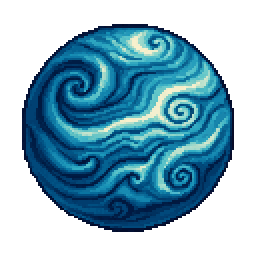
#> input picture frontend/dist/bg/planet.png, 128 x 128 px (shown 2 times larger)
$ python -i gen-decor.py   (imports and definitions only)
#> lines starting #> are read from the running program, lines starting #| are printed output that depends on the picture; after the words box and inside, x2 and y2 are one past the last pixel; in counts of white or black regions, pixels touching at a corner belong together
#> further down, picture is the input picture: PIL image 128x128 RGBA; mean R, G, B, A 16.6, 57.3, 75.6, 136.2
# ── Cosmic Realm decor generator (Phase 11: world enrichment) ────────────────
# Builds a reusable library of small/medium decorative sprites + per-zone
# placement manifests. Purely ADDITIVE: existing background layers are never
# touched — the renderer draws these as extra world-anchored parallax sprites.
#
# Library (frontend/public/bg/decor/*.png):
#   - ~100 procedurally painted pixel-art sprites (original, in-house):
#     satellites, metal debris, hull fragments, pipes, pylons, platforms,
#     machinery, containers, drones, nav beacons, ruins, gate fragments,
#     monolith shards, dead engines, comm dishes, crystals, biomech pods
#   - FX sprites baked white/grayscale, tinted per zone at runtime:
#     nebula puffs (NASA-derived), glow dots, anomaly rings, rifts, embers,
#     star shimmer patches
#   - Kenney "Space Shooter Redux" (CC0) UFOs/wings/engines reworked to the
#     game style (abandoned satellites + floating metal debris)
#
# Manifests (frontend/public/bg/<zone>/decor_<zone>.json):
#   Story clusters per zone theme (mining outposts, battlefields, ruins,
#   crystal fields, bio nests, anomalies, energy farms, graveyards, comm
#   posts) + scattered singles + ambient FX. Randomized rotation, scale,
#   tint, alpha, parallax band and animation (spin/pulse/blink/drift).
#
# Usage: py scripts/gen-decor.py [zone ...]
import json, math, os, random, sys
import numpy as np
from PIL import Image, ImageDraw, ImageFilter

ROOT = os.path.dirname(os.path.dirname(os.path.abspath(__file__)))
BG = os.path.join(ROOT, "frontend", "public", "bg")
DECOR = os.path.join(BG, "decor")
CACHE = os.path.join(ROOT, "scripts", "nasa_cache")
KPARTS = os.path.join(ROOT, "scripts", "asset_src", "kenney_parts")
# [1 line not run here, left out]

STEEL = np.array([96, 102, 118], dtype=np.float32)    # neutral hull tone (dark, cool)
STEEL_D = np.array([56, 60, 72], dtype=np.float32)

def hex_rgb(h):
    h = h.lstrip("#")
    return np.array([int(h[0:2], 16), int(h[2:4], 16), int(h[4:6], 16)], dtype=np.float32)

def tup(c, mul=1.0):
    return tuple(int(min(255, v * mul)) for v in c)

# ── shared finishing: shade, rim light, emissive glow, outline, pixelate ────
def finish(im, em=None, glow="#ffd27a", pixel=2, outline=True, extrude=3, squash=0.82):
    # 2.5D thickness: stack darkened copies of the silhouette below the body —
    # the object reads as a slab under the game's tilted camera instead of a
    # flat paper cutout.
#> called with glow = '#ffd27a', pixel = 2, outline = True, extrude = 3, squash = 0.82
    if extrude > 0:
        src = np.asarray(im).astype(np.float32)
        side = src.copy()
        side[..., :3] *= 0.34
        side_im = Image.fromarray(side.astype(np.uint8), "RGBA")
        stack = Image.new("RGBA", (im.width, im.height + extrude), (0, 0, 0, 0))
#> stack: PIL image 128x131 RGBA; every value is 0
        for k in range(extrude, 0, -1):
            stack.alpha_composite(side_im, (0, k))
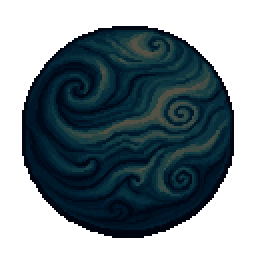
#> stack: PIL image 128x131 RGBA (shown 2 times larger); mean R, G, B, A 5.3, 18.8, 25.1, 136.4; transparent parts drawn white
        stack.alpha_composite(im, (0, 0))
        im = stack
        if em is not None:
            em2 = Image.new("L", (im.width, im.height), 0)
            em2.paste(em, (0, 0))
            em = em2
    arr = np.asarray(im).astype(np.float32)
    h, w = arr.shape[:2]
#> h = 131; w = 128
    yi, xi = np.mgrid[0:h, 0:w]
    y, x = yi.astype(np.float32), xi.astype(np.float32)
    op = arr[..., 3] > 40
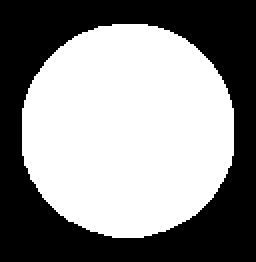
#> op: shape (131, 128) bool (shown 2 times larger); 54.1% white; 1 black region, box (x1, y1, x2, y2) and area: (0, 0, 128, 131) 7696
    # top-left key light with surface noise, quantized into value bands with
    # a 2x2 ordered dither. Range tuned dark — decor sits BEHIND gameplay.
    shade = 1.06 - ((x + y * 1.5) / (w + h * 1.5)) * 0.72
    shade += np.random.uniform(-0.055, 0.055, (h, w)).astype(np.float32)
    bayer = np.array([[0.0, 0.5], [0.75, 0.25]], dtype=np.float32)
    dth = bayer[yi % 2, xi % 2]
    q = np.floor(np.clip(shade, 0.24, 1.02) * 5 + dth) / 5
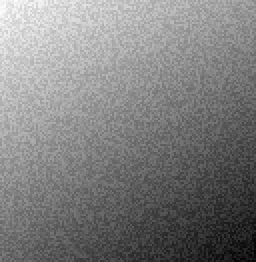
#> shade: shape (131, 128) float32 (shown 2 times larger); min 0.306, max 1.1, mean 0.702; drawn with min black and max white
    arr[..., :3] = np.clip(arr[..., :3] * q[..., None] * 0.92, 0, 255)
    # inner ambient occlusion: darken the 1px band along bottom/right edges
    ao = np.zeros_like(op)
    ao[:-1, :-1] = op[:-1, :-1] & (~op[1:, :-1] | ~op[:-1, 1:])
#> ao: shape (131, 128) bool; 1.1% white in thin lines or dots, all inside (x1, y1, x2, y2) = (11, 12, 117, 119)
    arr[..., :3][ao] = arr[..., :3][ao] * 0.5
#> arr: shape (131, 128, 4) float32; mean R, G, B, A 10.4, 35.5, 46.7, 138
    # rim light along top/left silhouette — dimmed, space is dark
    rim = np.zeros_like(op)
    rim[1:, 1:] = op[1:, 1:] & (~op[:-1, 1:] | ~op[1:, :-1])
    arr[..., :3][rim] = np.clip(arr[..., :3][rim] * 1.45 + 16, 0, 178)
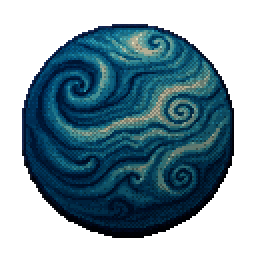
#> arr: shape (131, 128, 4) float32 (shown 2 times larger); mean R, G, B, A 10.5, 35.7, 47, 138; transparent parts drawn white
    im = Image.fromarray(arr.astype(np.uint8), "RGBA")
    if em is not None:
        lum = np.asarray(em, dtype=np.float32) / 255
        halo = np.asarray(em.filter(ImageFilter.GaussianBlur(4)), dtype=np.float32) / 255
        g = np.maximum(lum, halo * 0.6)
        col = hex_rgb(glow)
        white = np.array([255, 255, 255], dtype=np.float32)
        core = np.clip(lum * 1.8 - 0.4, 0, 1)[..., None]
        grgb = col[None, None] * (1 - core * 0.7) + white[None, None] * core * 0.7
        glay = Image.fromarray(np.concatenate([grgb, (g * 0.85)[..., None] * 255], axis=2).astype(np.uint8), "RGBA")
        base = glay.copy()
        base.alpha_composite(im)
        core_l = Image.fromarray(np.concatenate([grgb, (lum * 0.95)[..., None] * 255], axis=2).astype(np.uint8), "RGBA")
        base.alpha_composite(core_l)
        im = base
    a = np.asarray(im).copy()
    if outline:
        solid = a[..., 3] > 90
        er = np.zeros_like(solid)
        er[1:-1, 1:-1] = (~solid[1:-1, 1:-1]) & (solid[:-2, 1:-1] | solid[2:, 1:-1] | solid[1:-1, :-2] | solid[1:-1, 2:])
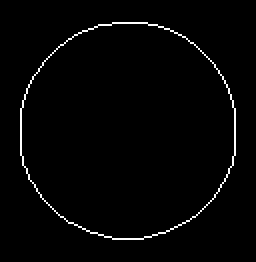
#> er: shape (131, 128) bool (shown 2 times larger); 1.8% white in thin lines or dots, all inside (x1, y1, x2, y2) = (10, 11, 118, 120)
        a[er] = [8, 7, 7, 255]
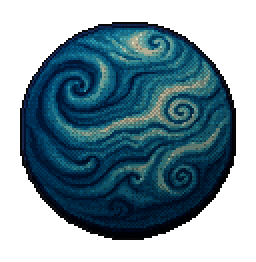
#> a: shape (131, 128, 4) (shown 2 times larger); mean R, G, B, A 10.4, 35.6, 46.8, 142.6; transparent parts drawn white
    out = Image.fromarray(a, "RGBA")
    # tilt foreshortening: compress screen-Y like the game's 2.5D camera
    if squash != 1:
        out = out.resize((out.width, max(2, int(out.height * squash))), Image.NEAREST)
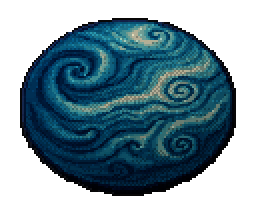
#> out: PIL image 128x107 RGBA (shown 2 times larger); mean R, G, B, A 10.4, 35.5, 46.7, 142.5; transparent parts drawn white
    return out.resize((out.width * pixel, out.height * pixel), Image.NEAREST)

# [4 lines left out: function canvas, not called in this run]

def save(name, img):
    img.save(os.path.join(DECOR, f"{name}.png"), optimize=True)

# ── structural painters (steel palette, tint-friendly) ──────────────────────
# [183 lines left out: functions p_satellite, p_debris, p_hull, p_pipe, p_pylon, p_platform and 11 more, not called in this run]

# ── FX painters (white/gray — tinted at runtime with zone accents) ──────────
NEB_SRCS = []
# [5 lines not run here, left out]

# [90 lines left out: functions p_fx_puff, p_fx_glow, p_fx_ring, p_fx_rift, p_fx_shimmer, kenney_rework, not called in this run]

# ── build the library ────────────────────────────────────────────────────────
LIB: dict[str, list[str]] = {}
# [35 lines left out: function build_lib, not called in this run]

# ── zone themes: accents + story recipe list ─────────────────────────────────
# stories: named cluster recipes; fill: scatter categories for singles
Z = {
 "1-1": dict(acc="#5f9dff", acc2="#9fdcff", stories=["comm_post", "outpost", "graveyard"],
             fill=["sat", "ksat", "deb", "cont", "drone", "buoy"], fx=14),
 "1-2": dict(acc="#d4aaff", acc2="#7fe6ff", stories=["crystal_field", "crystal_field", "anomaly"],
             fill=["cry", "deb", "mono"], fx=16),
 "1-3": dict(acc="#ff6a78", acc2="#ffb35e", stories=["battlefield", "battlefield", "graveyard"],
             fill=["deb", "kdeb", "hull", "engine"], fx=12),
 "1-4": dict(acc="#3fe8c4", acc2="#b8fff0", stories=["anomaly", "ruins"],
             fill=["mono", "deb"], fx=12),
 "1-5": dict(acc="#ffae4a", acc2="#ffe89a", stories=["mining_outpost", "mining_outpost", "comm_post"],
             fill=["cont", "pipe", "mach", "deb", "buoy"], fx=12),
 "2-1": dict(acc="#ff7a30", acc2="#ffd257", stories=["graveyard", "battlefield", "mining_outpost"],
             fill=["deb", "kdeb", "engine", "mach"], fx=14),
 "2-2": dict(acc="#ffd876", acc2="#fff3c0", stories=["ruins", "ruins", "comm_post"],
             fill=["ruin", "gatefrag", "mono", "deb"], fx=14),
 "2-3": dict(acc="#ff3d68", acc2="#ff9aa8", stories=["bio_nest", "battlefield", "anomaly"],
             fill=["bio", "deb", "hull"], fx=13),
 "2-4": dict(acc="#b45bff", acc2="#ff9de0", stories=["anomaly", "ruins", "graveyard"],
             fill=["mono", "deb", "ruin"], fx=15),
 "2-5": dict(acc="#7f6bff", acc2="#4ee2ff", stories=["energy_farm", "comm_post", "anomaly"],
             fill=["pylon", "sat", "drone", "deb"], fx=16),
 "3-1": dict(acc="#7ade6a", acc2="#d8ffc0", stories=["outpost", "ruins", "comm_post"],
             fill=["sat", "cont", "plat", "deb", "drone"], fx=13),
 "3-2": dict(acc="#c0ee3a", acc2="#5aff8a", stories=["bio_nest", "bio_nest", "graveyard"],
             fill=["bio", "deb", "cont"], fx=14),
 "3-3": dict(acc="#3cff8e", acc2="#c8ffe2", stories=["crystal_field", "energy_farm", "anomaly"],
             fill=["cry", "pylon", "deb"], fx=16),
 "3-4": dict(acc="#9fe0ff", acc2="#ffffff", stories=["crystal_field", "graveyard", "ruins"],
             fill=["cry", "deb", "hull"], fx=12),
 "3-5": dict(acc="#aaff44", acc2="#44ffd0", stories=["energy_farm", "energy_farm", "outpost"],
             fill=["pylon", "drone", "sat", "deb"], fx=15),
 "4-1": dict(acc="#ff4560", acc2="#ffae4a", stories=["battlefield", "battlefield", "graveyard", "anomaly"],
             fill=["deb", "kdeb", "hull", "engine"], fx=14),
 "4-2": dict(acc="#ff7433", acc2="#ffd257", stories=["mining_outpost", "graveyard", "battlefield"],
             fill=["mach", "pipe", "cont", "deb"], fx=13),
 "4-3": dict(acc="#ff3fa0", acc2="#a86bff", stories=["bio_nest", "bio_nest", "anomaly", "graveyard"],
             fill=["bio", "deb", "mono"], fx=15),
 "4-4": dict(acc="#c264ff", acc2="#6be8ff", stories=["ruins", "anomaly", "anomaly"],
             fill=["mono", "ruin", "deb"], fx=16),
 "4-5": dict(acc="#8a55ff", acc2="#ffd76b", stories=["ruins", "anomaly", "energy_farm"],
             fill=["gatefrag", "mono", "ruin"], fx=17),
}

STRUCT_PAR = (0.3, 0.46)   # parallax bands: structures nearer
FX_PAR = (0.2, 0.32)       # fx further back

def item(r, tex, x, y, s, rot, a, tint, par, anim="none", sp=0.0):
    return {"t": tex, "x": int(x), "y": int(y), "s": round(s, 2), "r": round(rot, 2),
            "a": round(a, 2), "c": tint, "p": round(par, 2), "an": anim, "sp": round(sp, 3)}

def pick(r, cat):
    return r.choice(LIB[cat])

def spinish(r, p=0.6, lo=0.02, hi=0.12):
    return ("spin", r.choice([-1, 1]) * r.uniform(lo, hi)) if r.random() < p else ("none", 0)

# ── cluster recipes: each returns a list of items around (cx, cy) ────────────
# [100 lines left out: functions c_mining_outpost, c_battlefield, c_ruins, c_crystal_field, c_bio_nest, c_anomaly and 4 more, not called in this run]

RECIPES = dict(mining_outpost=c_mining_outpost, battlefield=c_battlefield, ruins=c_ruins,
               crystal_field=c_crystal_field, bio_nest=c_bio_nest, anomaly=c_anomaly,
               outpost=c_outpost, graveyard=c_graveyard, energy_farm=c_energy_farm,
               comm_post=c_comm_post)

WORLD = 4400  # placement half-extent

# [42 lines left out: function gen_zone, not called in this run]

only = set(sys.argv[1:])
# [6 lines not run here, left out]

>>> from PIL import Image
>>> picture = Image.open('../frontend/dist/bg/planet.png')
>>> result = finish(picture)
